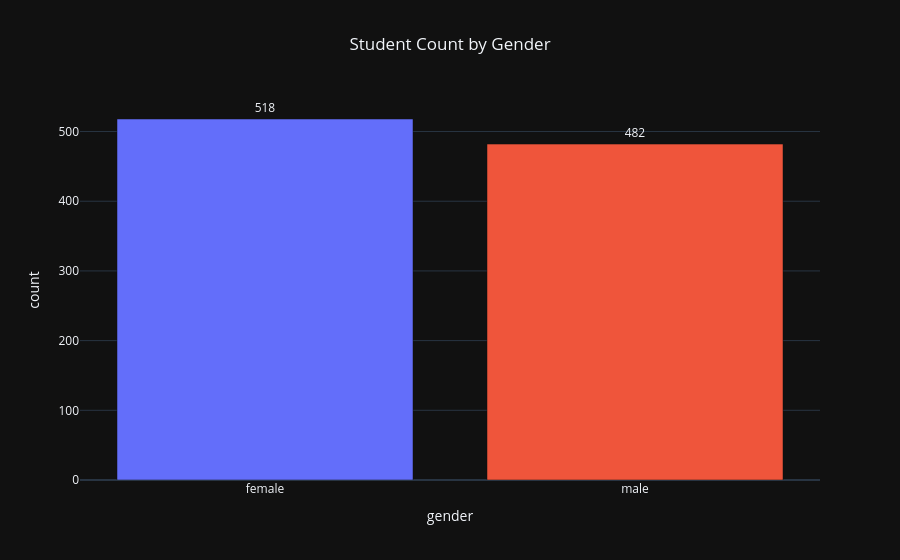

The code cell stored with this chart in its notebook:
### Markdown cell above
### 4.4 · Categorical Distributions
Overview of demographic feature counts.

### Code cell
# Gender
gender_counts = df['gender'].value_counts().reset_index()
gender_counts.columns = ['gender', 'count']

fig = px.bar(
    gender_counts, x='gender', y='count', color='gender',
    title='Student Count by Gender',
    color_discrete_sequence=[COLORS['primary'], COLORS['secondary']],
    text='count',
)
style(fig, showlegend=False)
fig.update_traces(textposition='outside')
fig.show()

### Figure 1 — Plotly figure (JSON) as saved in the notebook; plotly's stock layout.template omitted (floating-point values rounded to 4 significant figures)
{"data": [{"hovertemplate": "gender=%{x}<br>count=%{text}<extra></extra>", "legendgroup": "female", "marker": {"color": "#636EFA", "pattern": {"shape": ""}}, "name": "female", "orientation": "v", "showlegend": true, "text": [518.0], "textposition": "outside", "type": "bar", "x": ["female"], "xaxis": "x", "y": [518], "yaxis": "y"}, {"hovertemplate": "gender=%{x}<br>count=%{text}<extra></extra>", "legendgroup": "male", "marker": {"color": "#EF553B", "pattern": {"shape": ""}}, "name": "male", "orientation": "v", "showlegend": true, "text": [482.0], "textposition": "outside", "type": "bar", "x": ["male"], "xaxis": "x", "y": [482], "yaxis": "y"}], "layout": {"barmode": "relative", "legend": {"title": {"text": "gender"}, "tracegroupgap": 0}, "showlegend": false, "title": {"text": "Student Count by Gender", "x": 0.5}, "xaxis": {"anchor": "y", "categoryarray": ["female", "male"], "categoryorder": "array", "domain": [0, 1], "title": {"text": "gender"}}, "yaxis": {"anchor": "x", "domain": [0, 1], "title": {"text": "count"}}}}
